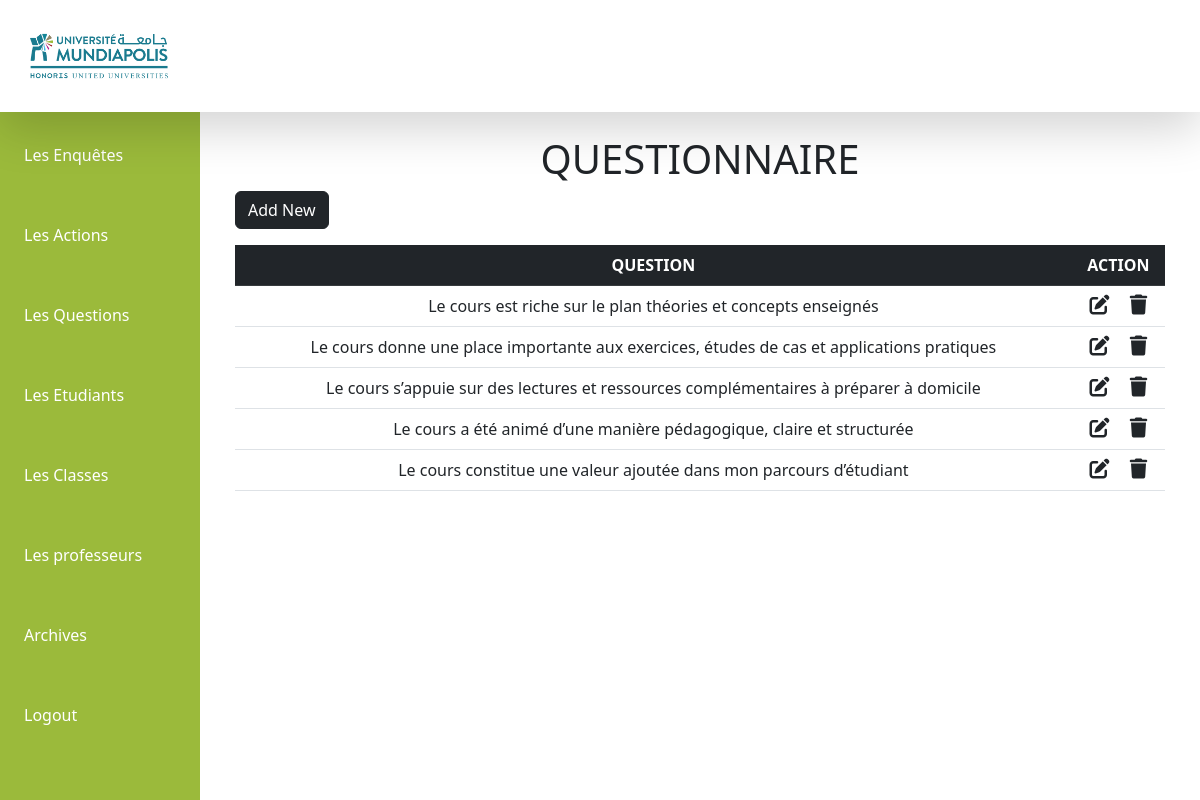
Page /admin/pages/questionnaire.php on the committed database.
### tables this page shows
CREATE TABLE `question` (
  `id_question` int(11) NOT NULL,
  `question_phrase` varchar(255) NOT NULL
);

### admin/pages/questionnaire.php (the view, shortened to what this page needs)
<?php include "../includes/layout.php" ?>
<?php
$servername = 'localhost';
$username = 'root';
$database_name ='projet_evaluation';
$password = '';
$conn = mysqli_connect($servername,$username,$password,$database_name);
?>
<div class="main-content">
   <h1 style="text-align: center;">QUESTIONNAIRE</h1>
    <a href="questions.php" class="btn btn-dark mb-3">Add New</a>
    <table class="table table-hover text-center">
      <thead class="table-dark">
        <tr>
          <th scope="col">QUESTION</th>
          <th scope="col">ACTION</th>
          </tr>
      </thead>
      <?php
        $sql = "SELECT * FROM `question`";
        $result = mysqli_query($conn, $sql);
        while ($row = mysqli_fetch_assoc($result)) {
        ?>
          <tr>
            <td><?php echo $row["question_phrase"] ?></td>
            <td>
              <a href="edit_question.php?id=<?php echo $row["id_question"] ?>" class="link-dark"><i class="fa-solid fa-pen-to-square fs-5 me-3"></i></a>
              <a href="delete_question.php?id=<?php echo $row["id_question"] ?>" class="link-dark"><i class="fa-solid fa-trash fs-5"></i></a>
            </td>
          </tr>
        <?php
        }
        ?>
    </table>
  </div>

### admin/css/layout.css (style rules this page uses)
:root { --primary: #9BBA3B; --secondary: #0D3C48; }
* { padding: 0 ; margin: 0; box-sizing: border-box; }
.main-content { margin-top: 100px; margin-left: 200px; padding: 35px; width: 100%; gap: 30px; height: 88vh; max-height: 88vh; }

### admin/css/statistiques.css (style rules this page uses)
a { text-decoration: none; color: #000; }

### rows in the picture
question: question_phrase "Le cours est riche sur le plan théories et concepts enseignés"
question: question_phrase "Le cours donne une place importante aux exercices, études de cas et applications pratiques"
question: question_phrase "Le cours s’appuie sur des lectures et ressources complémentaires à préparer à domicile"
question: question_phrase "Le cours a été animé d’une manière pédagogique, claire et structurée"
question: question_phrase "Le cours constitue une valeur ajoutée dans mon parcours d’étudiant"
